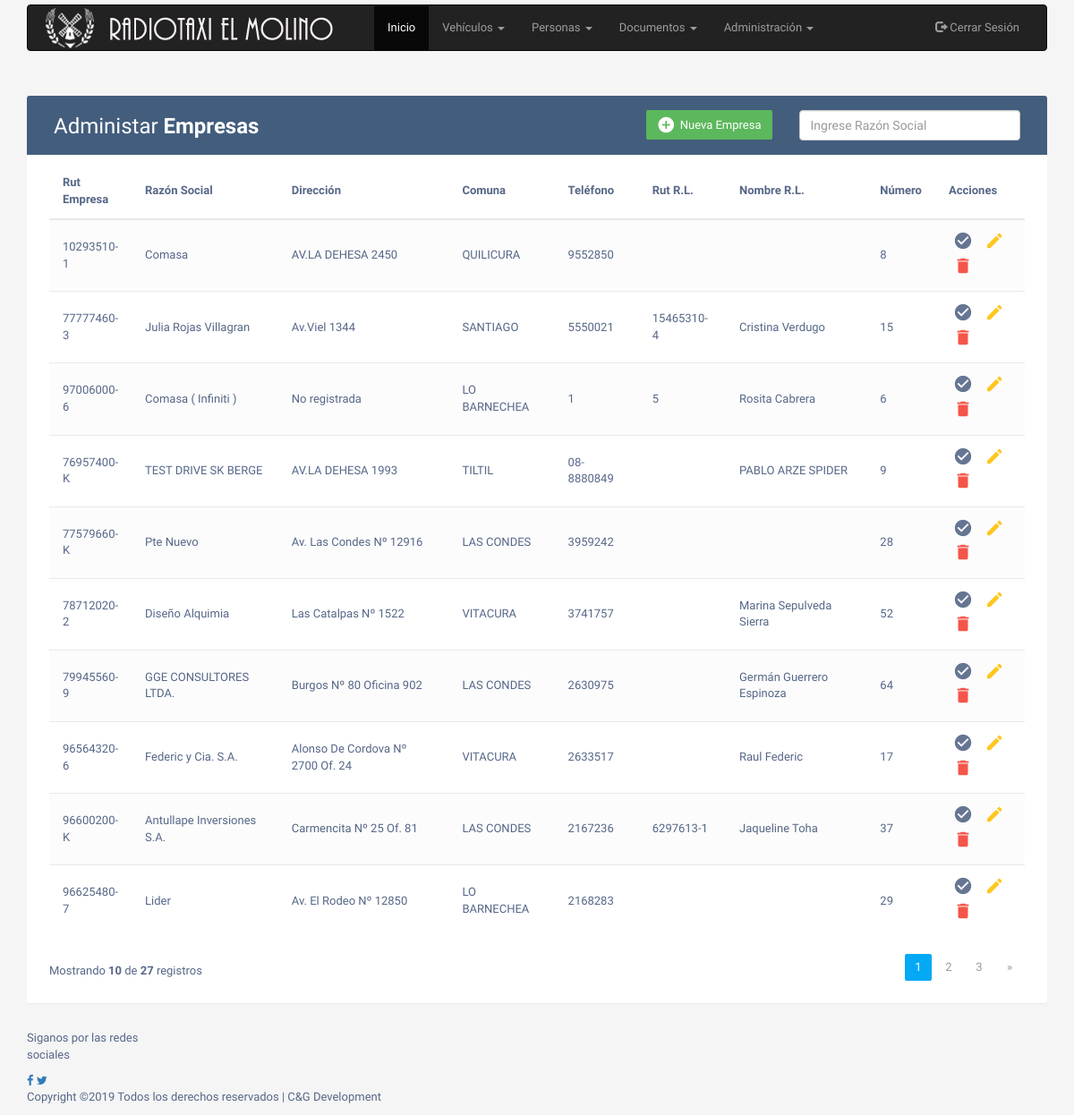
/index.php/empresa/mostrar, run on the app's committed database.
### tables this page shows
CREATE TABLE `comuna` (
  `ComunaNombre` varchar(50) DEFAULT NULL,
  `ComunaCodigo` int(11) NOT NULL
);

CREATE TABLE `cliente` (
  `ClienteCodigo` int(11) NOT NULL,
  `ClienteRut` varchar(12) NOT NULL,
  `ClienteNombres` varchar(50) DEFAULT NULL,
  `ClienteApellidoPat` varchar(50) DEFAULT NULL,
  `ClienteApellidoMat` varchar(50) DEFAULT NULL,
  `ClienteDireccion` varchar(200) DEFAULT NULL,
  `ClienteFonoCasa` varchar(50) DEFAULT NULL,
  `ClienteFonoTrabajo` varchar(50) DEFAULT NULL,
  `ClienteFonoCelular` varchar(20) DEFAULT NULL,
  `ComunaCodigo` int(11) DEFAULT '0',
  `ClienteFecNac` varchar(10) DEFAULT NULL,
  `ClienteEmail` varchar(50) DEFAULT NULL,
  `ClienteTipoCodigo` int(11) DEFAULT '1',
  `ClienteEmpRLRut` varchar(12) DEFAULT NULL,
  `ClienteEmpRLNombres` varchar(200) DEFAULT NULL,
  `ClienteEmpRLDireccion` varchar(50) DEFAULT NULL,
  `ClienteEmpRLFono` varchar(50) DEFAULT NULL,
  `ClienteEmpRLCelular` varchar(50) DEFAULT NULL,
  `ClienteEmpRLEmail` varchar(50) DEFAULT NULL,
  `ClienteClave` varchar(10) DEFAULT '123456',
  `ClienteNumero` int(11) DEFAULT '0'
);

### index.php (called while the page is built, shortened)
<?php
require_once BASEPATH.'core/CodeIgniter.php';

### application/config/config.php (called while the page is built, shortened)
<?php
$config['base_url'] = 'http://localhost/radiotaxi/';
$config['index_page'] = 'index.php';
$config['uri_protocol']	= 'REQUEST_URI';
$config['url_suffix'] = '';
$config['language']	= 'spanish';
$config['charset'] = 'UTF-8';
$config['enable_hooks'] = FALSE;
$config['subclass_prefix'] = 'MY_';
$config['composer_autoload'] = FALSE;
$config['permitted_uri_chars'] = 'a-z 0-9~%.:_\-';
$config['enable_query_strings'] = FALSE;
$config['controller_trigger'] = 'c';
$config['function_trigger'] = 'm';
$config['directory_trigger'] = 'd';
$config['allow_get_array'] = TRUE;
$config['log_threshold'] = 0;
$config['log_path'] = '';
$config['log_file_extension'] = '';
$config['log_file_permissions'] = 0644;
$config['log_date_format'] = 'Y-m-d H:i:s';
$config['error_views_path'] = '';
$config['cache_path'] = '';
$config['cache_query_string'] = FALSE;
$config['encryption_key'] = 'J0nBFZkGngjfcgEBgt1p3KG4MrjBETdi';
$config['sess_driver'] = 'files';
$config['sess_cookie_name'] = 'ci_session';
$config['sess_expiration'] = 7200;
$config['sess_save_path'] = NULL;
$config['sess_match_ip'] = FALSE;
$config['sess_time_to_update'] = 300;
$config['sess_regenerate_destroy'] = FALSE;
$config['cookie_prefix']	= '';
$config['cookie_domain']	= '';
$config['cookie_path']		= '/';
$config['cookie_secure']	= FALSE;
$config['cookie_httponly'] 	= FALSE;
$config['standardize_newlines'] = FALSE;
$config['global_xss_filtering'] = FALSE;
$config['csrf_protection'] = FALSE;
$config['csrf_token_name'] = 'csrf_test_name';
$config['csrf_cookie_name'] = 'csrf_cookie_name';
$config['csrf_expire'] = 7200;
$config['csrf_regenerate'] = TRUE;
$config['csrf_exclude_uris'] = array();
$config['compress_output'] = FALSE;
$config['time_reference'] = 'local';
$config['rewrite_short_tags'] = FALSE;
$config['proxy_ips'] = '';

### application/models/Empresa_model.php (called while the page is built, shortened)
<?php
class Empresa_model extends CI_Model{
	function num_empresa(){
		$number = $this->db->query("select count(*) as number from cliente where ClienteTipoCodigo = '3'")->row()->number;
			return intval($number);
	}
	function get_pagination($number_per_page){
		$this->db->from('comuna');
		$this->db->where('cliente.ComunaCodigo=comuna.ComunaCodigo');
		$this->db->where('cliente.ClienteTipoCodigo = 3');
		return $this->db->get('cliente', $number_per_page, $this->uri->segment(3));
	}
}

### application/views/User/empresa_view.php (the view, shortened to what this page needs)
<div class="container">
        <div class="table-wrapper">
            <div class="table-title">
                <div class="row">
                    <div class="col-sm-6">
                        <h2>Administar <b>Empresas</b></h2>
                    </div>
                    <div class="col-sm-3">
                        <a href="<?= base_url('Empresa/registrar');?>" class="btn btn-success"><i class="material-icons">&#xE147;</i> <span>Nueva Empresa</span></a>
                    </div>
                    <div class="col-sm-3">
                        <form><span><input type="text" style="color: #a0a0a0;" class="form-control" name="buscar" id="buscar" placeholder="Ingrese Razón Social"></span></form>
                    </div>
                </div>
            </div>
            <table class="table table-striped table-hover" id="empresas_tb">
                <thead>
                    <tr>
                        <th>Rut Empresa</th>
                        <th>Razón Social</th>
                        <th>Dirección</th>
                        <th>Comuna</th>
                        <th>Teléfono</th>
                        <th>Rut R.L.</th>
                        <th>Nombre R.L.</th>
                        <th>Número</th>
                        <th>Acciones</th>
                    </tr>
                </thead>
                <tbody>
                    <?php foreach($clientes->result() as $row){ ?>
                        <?php
                            $cod = $row->ClienteCodigo;
                            $fonos = $row->ClienteFonoCasa;
                        ?>
                    <tr>
                        <td><?= $row->ClienteRut;?></td>
                        <td><?= $row->ClienteNombres;?></td>
                        <td><?= $row->ClienteDireccion;?></td>
                        <td><?= $row->ComunaNombre;?></td>
                        <td><?= $fonos;?></td>
                        <td><?= $row->ClienteEmpRLRut;?></td>
                        <td><?= $row->ClienteEmpRLNombres;?></td>
                        <td><?= $row->ClienteNumero;?></td>
                        <td>
                            <a href="<?=base_url("Empresa/obtenerEmpresa/$cod");?>" class="activar"><i class="material-icons" title="Editar">&#xE86C;</i></a>
                            <a href="<?=base_url("Empresa/obtenerEmpresa/$cod");?>" class="edit"><i class="material-icons" title="Editar">&#xE254;</i></a>
                            <a href="#deleteEmployeeModal" class="delete" onClick="selClienteDel('<?php echo $cod; ?>')" data-toggle="modal"><i class="material-icons" data-toggle="tooltip" title="Eliminar">&#xE872;</i></a>
                        </td>
                    </tr>
                    <?php } ?>
                </tbody>
            </table>
            <div class="clearfix" id="pagination">
                <div class="hint-text">Mostrando <b>10</b> de <b><?php echo $total_reg; ?></b> registros</div>
                    <?php echo $pagination; ?>
            </div>
        </div>
    </div>

### assets/css/panel.css (style rules this page uses)
body { margin-top:5px; color: #566787; background: #f5f5f5; font-family: 'Varela Round', sans-serif; font-size: 13px; }
.table-wrapper { background: #fff; padding: 20px 25px; margin: 30px 0; border-radius: 3px; box-shadow: 0 1px 1px rgba(0,0,0,.05); }
.table-title { padding-bottom: 15px; background: #435d7d; color: #fff; padding: 16px 30px; margin: -20px -25px 10px; border-radius: 3px 3px 0 0; }
.table-title h2 { margin: 5px 0 0; font-size: 24px; }
.table-title .btn { color: #fff; float: right; font-size: 13px; border: none; min-width: 50px; border-radius: 2px; border: none; outline: none !important; margin-left: 10px; }
.table-title .btn i { float: left; font-size: 21px; margin-right: 5px; }
.table-title .btn span { float: left; margin-top: 2px; }
table.table tr th, table.table tr td { border-color: #e9e9e9; padding: 12px 15px; vertical-align: middle; }
table.table tr th:first-child { width: 60px; }
table.table tr th:last-child { width: 100px; }
table.table-striped tbody tr:nth-of-type(odd) { background-color: #fcfcfc; }
table.table td:last-child i { opacity: 0.9; font-size: 22px; margin: 0 5px; }
table.table td a { font-weight: bold; color: #566787; display: inline-block; text-decoration: none; outline: none !important; }
table.table td a.edit { color: #FFC107; }
table.table td a.delete { color: #F44336; }
table.table td i { font-size: 19px; }
.pagination li a { border: none; font-size: 13px; min-width: 30px; min-height: 30px; color: #999; margin: 0 2px; line-height: 30px; border-radius: 2px !important; text-align: center; padding: 0 6px; }
.hint-text { float: left; margin-top: 10px; font-size: 13px; }

### data on the page
comuna: cliente.ClienteRut "10293510-1", cliente.ClienteNombres "Comasa", cliente.ClienteDireccion "AV.LA DEHESA 2450", ComunaNombre "QUILICURA", cliente.ClienteFonoCasa "9552850", cliente.ClienteNumero "8"
comuna: cliente.ClienteRut "77777460-3", cliente.ClienteNombres "Julia Rojas Villagran", cliente.ClienteDireccion "Av.Viel 1344", ComunaNombre "SANTIAGO", cliente.ClienteFonoCasa "5550021", cliente.ClienteEmpRLRut "15465310-4", cliente.ClienteEmpRLNombres "Cristina Verdugo", cliente.ClienteNumero "15"
comuna: cliente.ClienteRut "97006000-6", cliente.ClienteNombres "Comasa ( Infiniti )", cliente.ClienteDireccion "No registrada", ComunaNombre "LO BARNECHEA", cliente.ClienteFonoCasa "1", cliente.ClienteEmpRLRut "5", cliente.ClienteEmpRLNombres "Rosita Cabrera", cliente.ClienteNumero "6", cliente.ClienteRut "96625480-7", cliente.ClienteNombres "Lider", cliente.ClienteDireccion "Av. El Rodeo Nº 12850", cliente.ClienteFonoCasa "2168283", cliente.ClienteNumero "29"
comuna: cliente.ClienteRut "76957400-K", cliente.ClienteNombres "TEST DRIVE SK BERGE", cliente.ClienteDireccion "AV.LA DEHESA 1993", ComunaNombre "TILTIL", cliente.ClienteFonoCasa "08-8880849", cliente.ClienteEmpRLNombres "PABLO ARZE SPIDER", cliente.ClienteNumero "9"
comuna: cliente.ClienteRut "77579660-K", cliente.ClienteNombres "Pte Nuevo", cliente.ClienteDireccion "Av. Las Condes Nº 12916", ComunaNombre "LAS CONDES", cliente.ClienteFonoCasa "3959242", cliente.ClienteNumero "28", cliente.ClienteRut "79945560-9", cliente.ClienteNombres "GGE CONSULTORES LTDA.", cliente.ClienteDireccion "Burgos Nº 80 Oficina 902", cliente.ClienteFonoCasa "2630975", cliente.ClienteEmpRLNombres "Germán Guerrero Espinoza", cliente.ClienteNumero "64", cliente.ClienteRut "96600200-K", cliente.ClienteNombres "Antullape Inversiones S.A.", cliente.ClienteDireccion "Carmencita Nº 25 Of. 81", cliente.ClienteFonoCasa "2167236", cliente.ClienteEmpRLRut "6297613-1", cliente.ClienteEmpRLNombres "Jaqueline Toha", cliente.ClienteNumero "37"
comuna: cliente.ClienteRut "78712020-2", cliente.ClienteNombres "Diseño Alquimia", cliente.ClienteDireccion "Las Catalpas Nº 1522", ComunaNombre "VITACURA", cliente.ClienteFonoCasa "3741757", cliente.ClienteEmpRLNombres "Marina Sepulveda Sierra", cliente.ClienteNumero "52", cliente.ClienteRut "96564320-6", cliente.ClienteNombres "Federic y Cia. S.A.", cliente.ClienteDireccion "Alonso De Cordova Nº 2700 Of. 24", cliente.ClienteFonoCasa "2633517", cliente.ClienteEmpRLNombres "Raul Federic", cliente.ClienteNumero "17"

### other printed values
$total_reg "27"
$pagination "1 2 3 »"
